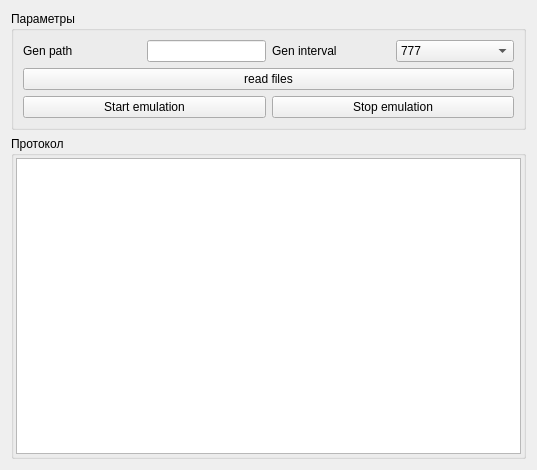
<?xml version="1.0" encoding="UTF-8"?>
<ui version="4.0">
 <class>mainWidget</class>
 <widget class="QWidget" name="mainWidget">
  <property name="geometry">
   <rect>
    <x>0</x>
    <y>0</y>
    <width>537</width>
    <height>470</height>
   </rect>
  </property>
  <property name="windowTitle">
   <string>Редактирование атрибутов XML файлов</string>
  </property>
  <layout class="QGridLayout" name="gridLayout_2">
   <item row="0" column="0" colspan="2">
    <widget class="QGroupBox" name="groupBox_2">
     <property name="sizePolicy">
      <sizepolicy hsizetype="Preferred" vsizetype="Preferred">
       <horstretch>0</horstretch>
       <verstretch>0</verstretch>
      </sizepolicy>
     </property>
     <property name="title">
      <string>Параметры</string>
     </property>
     <layout class="QGridLayout" name="gridLayout_3">
      <item row="0" column="1">
       <widget class="QLineEdit" name="dirLineEdit"/>
      </item>
      <item row="0" column="3">
       <widget class="QComboBox" name="intervalComboBox">
        <property name="currentIndex">
         <number>1</number>
        </property>
        <item>
         <property name="text">
          <string>333</string>
         </property>
        </item>
        <item>
         <property name="text">
          <string>777</string>
         </property>
        </item>
        <item>
         <property name="text">
          <string>977</string>
         </property>
        </item>
        <item>
         <property name="text">
          <string>1333</string>
         </property>
        </item>
        <item>
         <property name="text">
          <string>1777</string>
         </property>
        </item>
        <item>
         <property name="text">
          <string>2777</string>
         </property>
        </item>
        <item>
         <property name="text">
          <string>5777</string>
         </property>
        </item>
       </widget>
      </item>
      <item row="2" column="2" colspan="2">
       <widget class="QPushButton" name="stopButton">
        <property name="sizePolicy">
         <sizepolicy hsizetype="Expanding" vsizetype="Fixed">
          <horstretch>1</horstretch>
          <verstretch>0</verstretch>
         </sizepolicy>
        </property>
        <property name="text">
         <string>Stop emulation</string>
        </property>
       </widget>
      </item>
      <item row="1" column="0" colspan="4">
       <widget class="QPushButton" name="readButton">
        <property name="text">
         <string>read files</string>
        </property>
       </widget>
      </item>
      <item row="0" column="2">
       <widget class="QLabel" name="label">
        <property name="text">
         <string>Gen interval</string>
        </property>
       </widget>
      </item>
      <item row="2" column="0" colspan="2">
       <widget class="QPushButton" name="startButton">
        <property name="sizePolicy">
         <sizepolicy hsizetype="Expanding" vsizetype="Fixed">
          <horstretch>1</horstretch>
          <verstretch>0</verstretch>
         </sizepolicy>
        </property>
        <property name="text">
         <string>Start emulation</string>
        </property>
       </widget>
      </item>
      <item row="0" column="0">
       <widget class="QLabel" name="label_7">
        <property name="text">
         <string>Gen path</string>
        </property>
       </widget>
      </item>
     </layout>
    </widget>
   </item>
   <item row="2" column="0" colspan="2">
    <widget class="QGroupBox" name="groupBox">
     <property name="sizePolicy">
      <sizepolicy hsizetype="Preferred" vsizetype="Expanding">
       <horstretch>0</horstretch>
       <verstretch>1</verstretch>
      </sizepolicy>
     </property>
     <property name="title">
      <string>Протокол</string>
     </property>
     <layout class="QGridLayout" name="gridLayout">
      <property name="leftMargin">
       <number>2</number>
      </property>
      <property name="topMargin">
       <number>2</number>
      </property>
      <property name="rightMargin">
       <number>2</number>
      </property>
      <property name="bottomMargin">
       <number>2</number>
      </property>
      <item row="0" column="0">
       <widget class="QTextEdit" name="protocolTextEdit">
        <property name="readOnly">
         <bool>true</bool>
        </property>
       </widget>
      </item>
     </layout>
    </widget>
   </item>
  </layout>
 </widget>
 <resources/>
 <connections/>
</ui>
